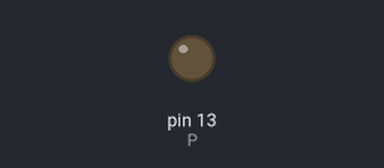
Recording of a sketch running on a simulated Arduino Uno, built with avr-gcc and run on an emulated ATmega328P. On the bench: output pins drawn as LEDs (lit = HIGH).

Above: at 1.3 s.
At 3.5 s:
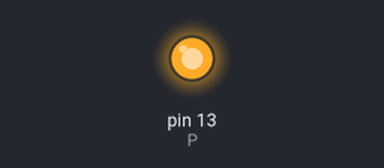
Timing chart, 0 to 8.8 s (numbered marks = the images above):
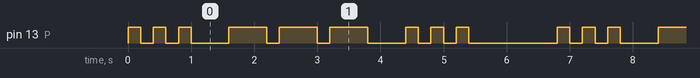

The sketch:

sosV1.ino
```cpp
/* 	Este código mostrara el parpadeo de SOS en Morse, basándose en tiempos
	estándar:
	puntos (on por 200ms, off por 200ms)
	rayas (on por 600ms, off por 200ms)
	con pausas de 600ms entre letras
	y 1400ms al final antes de repetir.

	Si eliges el pin 13, ten en cuenta que este pin tiene un LED integrado en la placa de Arduino.
	Si lo usas, el LED parpadeará junto con el LED externo conectado al pin 13.
	Si no deseas que el LED integrado parpadee, puedes usar otro pin digital (por ejemplo, el pin 12 o 11)
	que no tenga un LED integrado o simplemente desconectar el LED externo y usar solo el LED integrado.
	Si decides usar otro pin, asegúrate de cambiar la constante P en el código para que coincida con el nuevo pin.

 	En esta versión todo el código está en el loop.	*/

const int T = 200;	// Tiempo base en milisegundos
const int P = 13; 	// Pin de salida, puedes cambiarlo a otro pin si lo deseas

void setup() {
	pinMode(P, OUTPUT); 		// Configura el pin elegido como salida
}

void loop() {
	// Envía S: tres puntos
	digitalWrite(P, HIGH);
	delay(T);					// On por 200ms
	digitalWrite(P, LOW);
	delay(T); 					// Off por 200ms
	digitalWrite(P, HIGH);
	delay(T);
	digitalWrite(P, LOW);
	delay(T);
	digitalWrite(P, HIGH);
	delay(T);
	digitalWrite(P, LOW);
	delay(3 * T); 				// Pausa entre S y O (600ms)

	// Envía O: tres rayas
	digitalWrite(P, HIGH);
	delay(3 * T); 				// On por 600ms
	digitalWrite(P, LOW);
	delay(T); 					// Off por 200ms
	digitalWrite(P, HIGH);
	delay(3 * T);
	digitalWrite(P, LOW);
	delay(T);
	digitalWrite(P, HIGH);
	delay(3 * T);
	digitalWrite(P, LOW);
	delay(3 * T); 				// Pausa entre O y S (600ms)

	// Envía S nuevamente: tres puntos
	digitalWrite(P, HIGH);
	delay(T);
	digitalWrite(P, LOW);
	delay(T);
	digitalWrite(P, HIGH);
	delay(T);
	digitalWrite(P, LOW);
	delay(T);
	digitalWrite(P, HIGH);
	delay(T);
	digitalWrite(P, LOW);

	delay(7 * T); 				// Pausa al final (1400ms)
	// Y repite el ciclo...
}

// Fin del código
```

Measured:
- by itself, pin 13 (P): repeats every 6.8 s: 2 × (LOW 0.20 s, HIGH 0.20 s), LOW 0.60 s, 2 × (HIGH 0.60 s, LOW 0.20 s), HIGH 0.60 s, LOW 0.60 s, 2 × (HIGH 0.20 s, LOW 0.20 s), HIGH 0.20 s, LOW 1.4 s, HIGH 0.20 s
- by itself, everything shown: repeats every 6.8 s, in 18 steps
